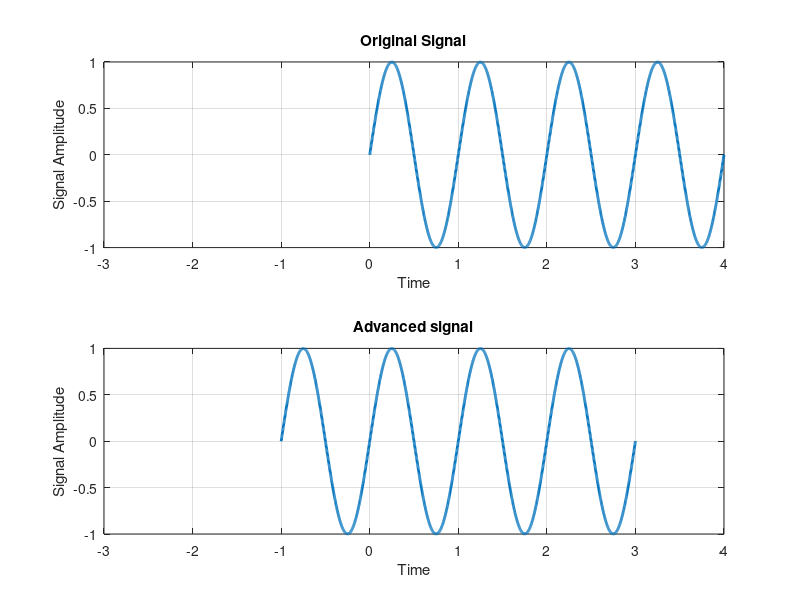

Recreate this plot in MATLAB.
clc 
clear all 
close all 
n=0:0.002:4; 
x=sin(2*pi*1*n); 
subplot(2,1,1); 
plot(n,x,'linewidth',2); 
title('Original Signal'); 
xlabel('Time'); 
ylabel('Signal Amplitude'); 
axis([-3 4 -1 1]); 
grid; 
subplot(2,1,2); 
plot(n-1,x,'linewidth',2); 
title('Advanced signal'); 
xlabel('Time'); 
ylabel('Signal Amplitude'); 
axis([-3 4 -1 1]); 
grid; 
